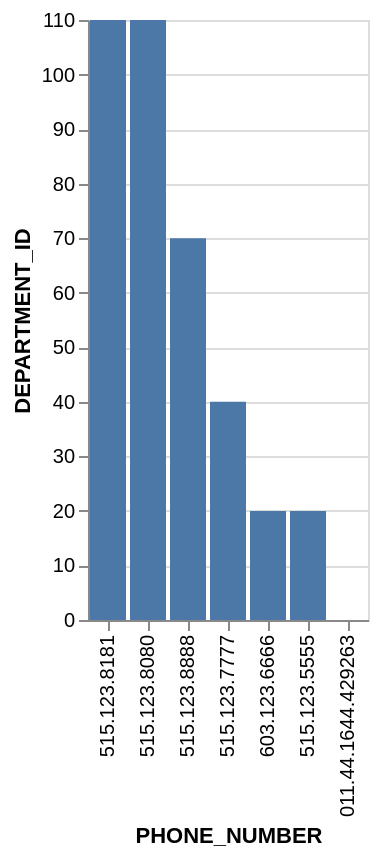

Vega-Lite specification for this chart:
### Vega-Lite specification from a JSON file in a GitHub repository (floating-point values rounded to 4 significant figures)
{"data": {"values": [{"x_data": "515.123.8181", "y_data": 110}, {"x_data": "515.123.8080", "y_data": 110}, {"x_data": "515.123.8888", "y_data": 70}, {"x_data": "515.123.7777", "y_data": 40}, {"x_data": "603.123.6666", "y_data": 20}, {"x_data": "515.123.5555", "y_data": 20}, {"x_data": "011.44.1644.429263", "y_data": 0}]}, "mark": "bar", "encoding": {"x": {"field": "x_data", "type": "nominal", "title": "PHONE_NUMBER", "sort": {"op": "sum", "field": "y_data", "order": "descending"}}, "y": {"field": "y_data", "type": "quantitative", "title": "DEPARTMENT_ID"}}}
